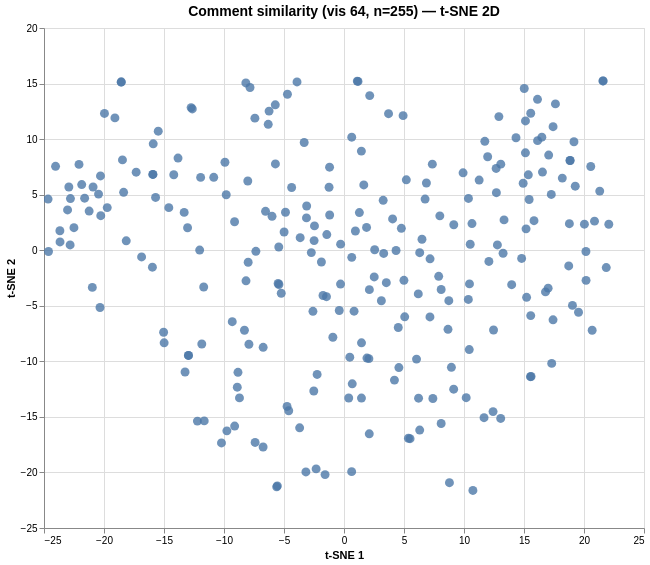

This figure's Vega-Lite source:
### Vega specification from a JSON file in a GitHub repository (floating-point values rounded to 4 significant figures; data arrays with more than 128 entries replaced by an {"elided": "..."} marker saying what was removed)
{"$schema": "https://vega.github.io/schema/vega/v6.json", "data": [{"name": "param_1e9efca18e7a2868_store"}, {"name": "source_0", "values": {"elided": "255 records"}}, {"name": "source_0_x_domain_dim_1", "values": [{"min": -24.66, "max": 22.07}]}, {"name": "source_0_y_domain_dim_2", "values": [{"min": -21.62, "max": 15.24}]}], "signals": [{"name": "unit", "value": {}, "on": [{"events": "pointermove", "update": "isTuple(group()) ? group() : unit"}]}, {"name": "param_1e9efca18e7a2868", "update": "vlSelectionResolve(\"param_1e9efca18e7a2868_store\", \"union\")"}, {"name": "param_1e9efca18e7a2868_dim_1", "on": [{"events": [{"source": "view", "type": "dblclick"}], "update": "null"}, {"events": {"signal": "param_1e9efca18e7a2868_translate_delta"}, "update": "panLinear(param_1e9efca18e7a2868_translate_anchor.extent_x, -param_1e9efca18e7a2868_translate_delta.x / width)"}, {"events": {"signal": "param_1e9efca18e7a2868_zoom_delta"}, "update": "zoomLinear(domain(\"x\"), param_1e9efca18e7a2868_zoom_anchor.x, param_1e9efca18e7a2868_zoom_delta)"}]}, {"name": "param_1e9efca18e7a2868_dim_2", "on": [{"events": [{"source": "view", "type": "dblclick"}], "update": "null"}, {"events": {"signal": "param_1e9efca18e7a2868_translate_delta"}, "update": "panLinear(param_1e9efca18e7a2868_translate_anchor.extent_y, param_1e9efca18e7a2868_translate_delta.y / height)"}, {"events": {"signal": "param_1e9efca18e7a2868_zoom_delta"}, "update": "zoomLinear(domain(\"y\"), param_1e9efca18e7a2868_zoom_anchor.y, param_1e9efca18e7a2868_zoom_delta)"}]}, {"name": "param_1e9efca18e7a2868_tuple", "on": [{"events": [{"signal": "param_1e9efca18e7a2868_dim_1 || param_1e9efca18e7a2868_dim_2"}], "update": "param_1e9efca18e7a2868_dim_1 && param_1e9efca18e7a2868_dim_2 ? {unit: \"\", fields: param_1e9efca18e7a2868_tuple_fields, values: [param_1e9efca18e7a2868_dim_1,param_1e9efca18e7a2868_dim_2]} : null"}]}, {"name": "param_1e9efca18e7a2868_tuple_fields", "value": [{"field": "dim_1", "channel": "x", "type": "R"}, {"field": "dim_2", "channel": "y", "type": "R"}]}, {"name": "param_1e9efca18e7a2868_translate_anchor", "value": {}, "on": [{"events": [{"source": "scope", "type": "pointerdown"}], "update": "{x: x(unit), y: y(unit), extent_x: domain(\"x\"), extent_y: domain(\"y\")}"}]}, {"name": "param_1e9efca18e7a2868_translate_delta", "value": {}, "on": [{"events": [{"source": "window", "between": [{"source": "scope", "type": "pointerdown"}, {"source": "window", "type": "pointerup"}], "consume": true, "type": "pointermove"}], "update": "{x: param_1e9efca18e7a2868_translate_anchor.x - x(unit), y: param_1e9efca18e7a2868_translate_anchor.y - y(unit)}"}]}, {"name": "param_1e9efca18e7a2868_zoom_anchor", "on": [{"events": [{"source": "scope", "type": "wheel", "consume": true}], "update": "{x: invert(\"x\", x(unit)), y: invert(\"y\", y(unit))}"}]}, {"name": "param_1e9efca18e7a2868_zoom_delta", "on": [{"events": [{"source": "scope", "type": "wheel", "consume": true}], "update": "pow(1.001, event.deltaY * pow(16, event.deltaMode))", "force": true}]}, {"name": "param_1e9efca18e7a2868_modify", "on": [{"events": {"signal": "param_1e9efca18e7a2868_tuple"}, "update": "modify(\"param_1e9efca18e7a2868_store\", param_1e9efca18e7a2868_tuple, true)"}]}], "marks": [{"type": "symbol", "name": "marks", "from": {"data": "source_0"}, "encode": {"update": {"tooltip": {"signal": "{\"Comment #\": format(datum[\"index\"], \"\"), \"Comment\": isValid(datum[\"comment\"]) ? datum[\"comment\"] : \"\"+datum[\"comment\"]}"}, "x": {"field": "dim_1", "scale": "x"}, "fill": {"value": "#4c78a8"}, "y": {"field": "dim_2", "scale": "y"}, "shape": {"value": "circle"}, "size": {"value": 80}, "opacity": {"value": 0.8}}}, "interactive": true, "clip": true, "style": ["circle"]}], "scales": [{"name": "x", "type": "linear", "domain": [{"signal": "(data(\"source_0_x_domain_dim_1\")[0] || {}).min"}, {"signal": "(data(\"source_0_x_domain_dim_1\")[0] || {}).max"}], "range": [0, {"signal": "width"}], "domainRaw": {"signal": "param_1e9efca18e7a2868[\"dim_1\"]"}, "zero": true, "nice": true}, {"name": "y", "type": "linear", "domain": [{"signal": "(data(\"source_0_y_domain_dim_2\")[0] || {}).min"}, {"signal": "(data(\"source_0_y_domain_dim_2\")[0] || {}).max"}], "range": [{"signal": "height"}, 0], "domainRaw": {"signal": "param_1e9efca18e7a2868[\"dim_2\"]"}, "zero": true, "nice": true}], "axes": [{"scale": "x", "labels": false, "grid": true, "maxExtent": 0, "orient": "bottom", "tickCount": {"signal": "ceil(width/40)"}, "minExtent": 0, "ticks": false, "zindex": 0, "domain": false, "aria": false, "gridScale": "y"}, {"scale": "y", "labels": false, "minExtent": 0, "domain": false, "zindex": 0, "grid": true, "aria": false, "orient": "left", "gridScale": "x", "maxExtent": 0, "tickCount": {"signal": "ceil(height/40)"}, "ticks": false}, {"scale": "x", "tickCount": {"signal": "ceil(width/40)"}, "labelFlush": true, "title": "t-SNE 1", "labelOverlap": true, "orient": "bottom", "zindex": 0, "grid": false}, {"scale": "y", "orient": "left", "labelOverlap": true, "tickCount": {"signal": "ceil(height/40)"}, "title": "t-SNE 2", "zindex": 0, "grid": false}], "title": {"text": "Comment similarity (vis 64, n=255) — t-SNE 2D", "frame": "group", "fontSize": 14}, "background": "white", "height": 500, "style": "cell", "padding": 5, "width": 600}
